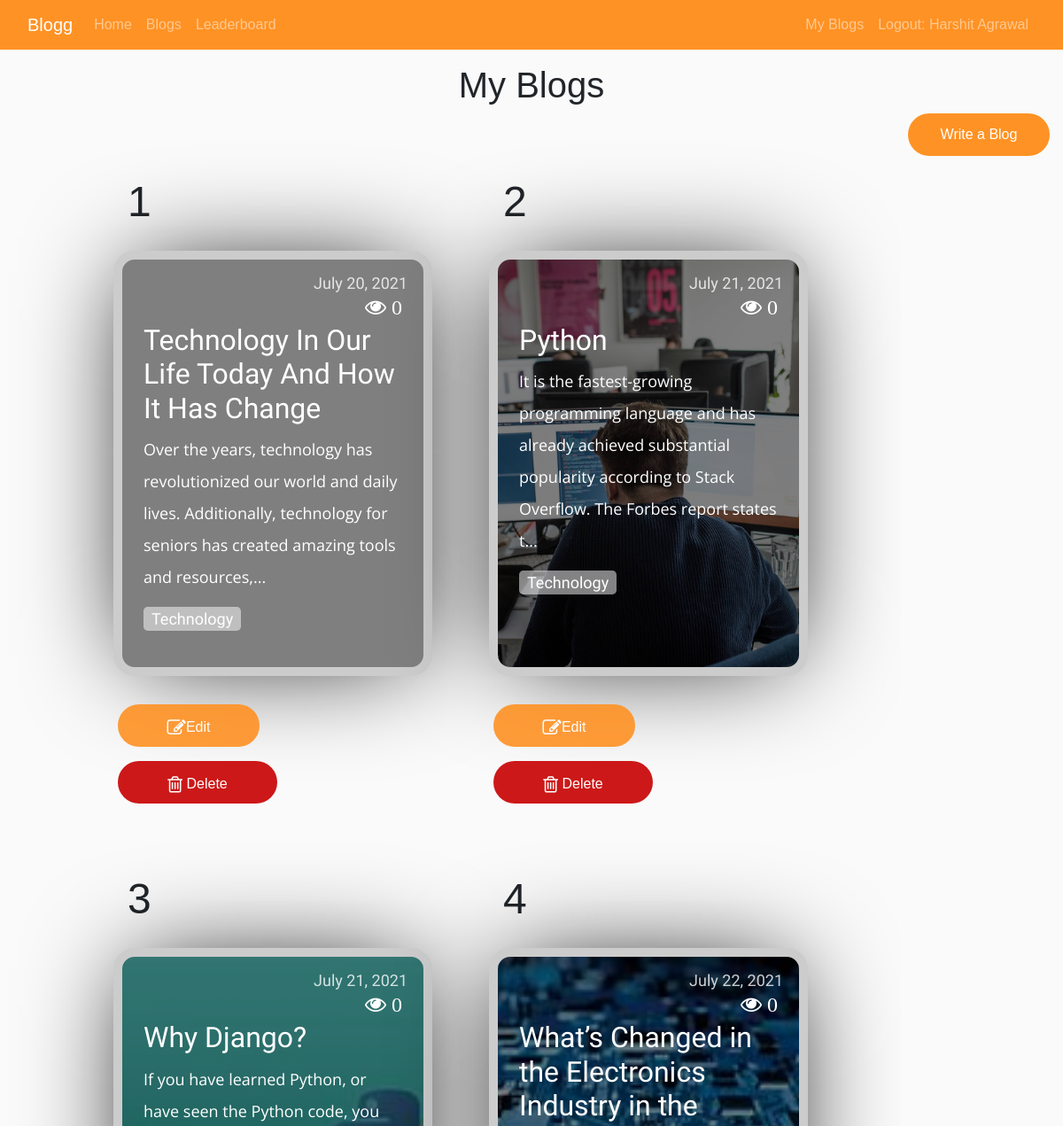
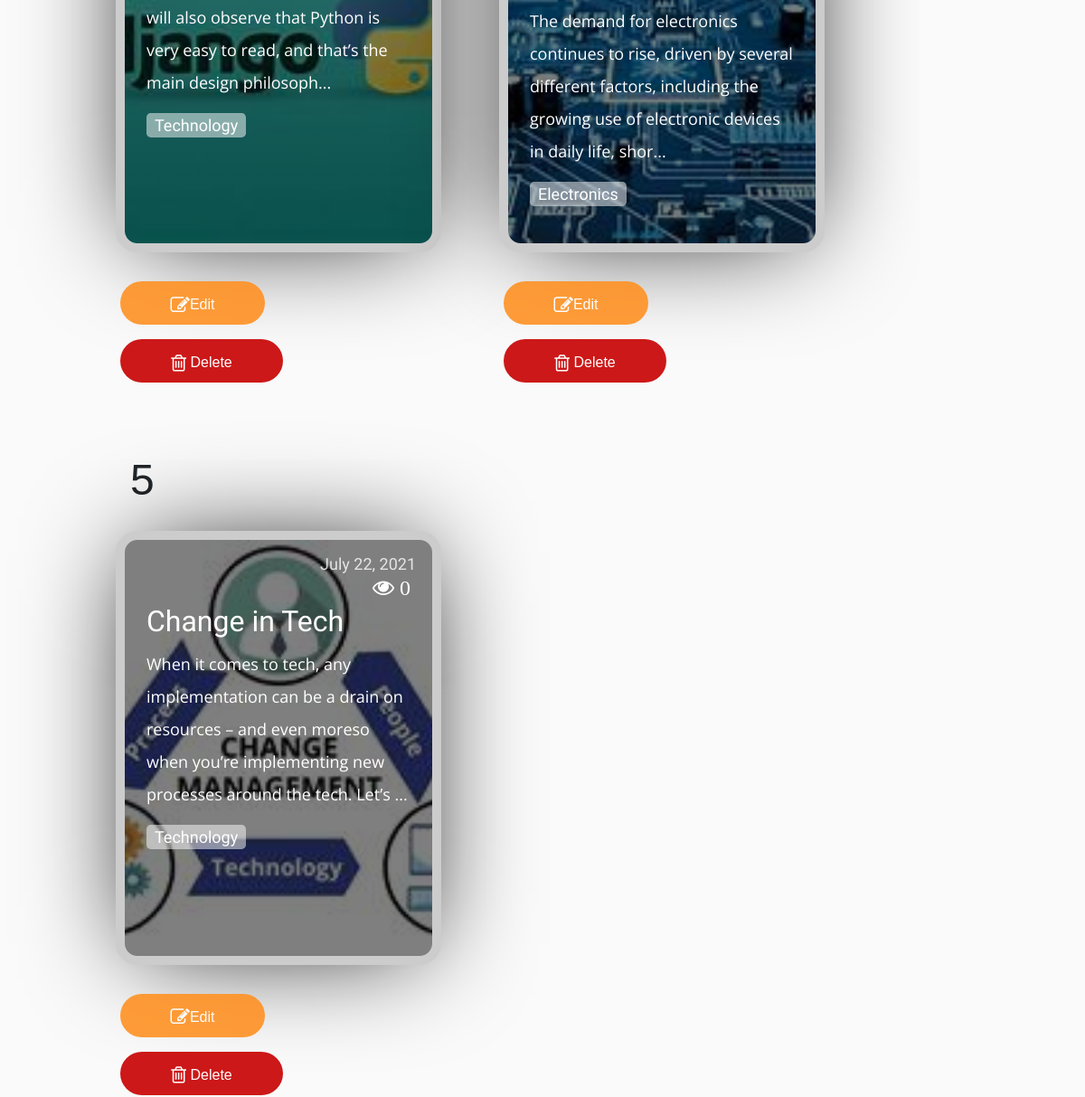
Page /blog/myblogs/ (signed in, upper part) on the earlier database version (2 pictures, top to bottom).
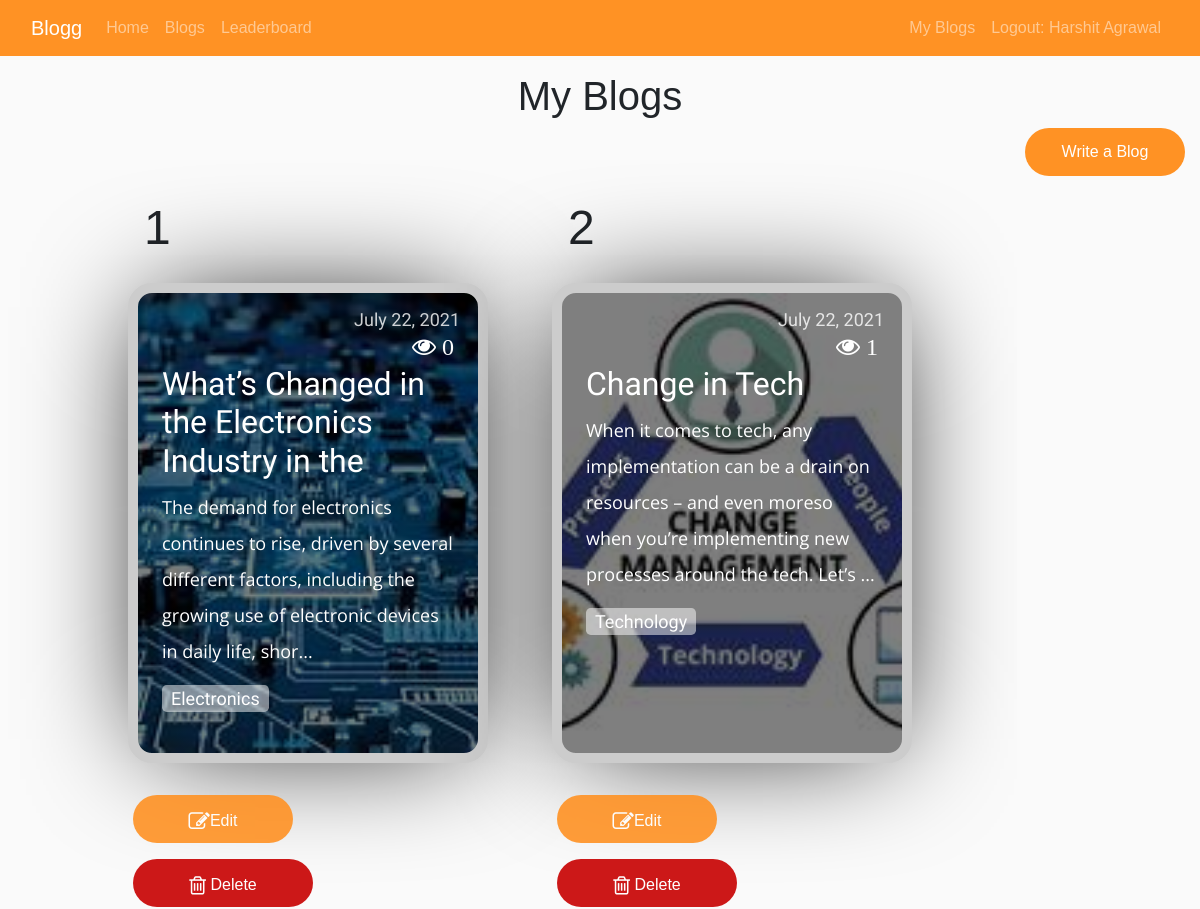
Same page on the later database version.
### blog/models.py (models this page shows)
class User(AbstractUser):
    pass

class Blog(models.Model):
    blog_id = models.AutoField(primary_key = True)
    user = models.CharField(max_length = 50)
    user_name = models.CharField(max_length = 50, default = "")
    category = models.CharField(max_length = 50)
    title = models.CharField(max_length = 100)
    content = models.CharField(max_length = 10000)
    pub_date = models.DateField(auto_now_add=True)
    image = models.FileField(upload_to='blog/images', default="")
    views = models.ManyToManyField(User,related_name = "post_views", default = 0)
    def total_views(self):
        return self.views.count()

### blog/views.py (the view)
# urls.py: path("myblogs/",views.myblogs, name = "myblogs"),
@login_required
def myblogs(request):
    check = False
    my_blogs = Blog.objects.filter(user = request.user.username)
    if len(my_blogs) == 0:
        check = True
    return render(request, 'blog/myblogs.html',{
        "my_blogs" : my_blogs,
        "check" : check
        })

### blog/templates/blog/myblogs.html (shortened to what this page needs)
{% extends 'blog/basic.html' %}
{% load static%}
{% block css %}
<link rel="stylesheet" type="text/css" href="{% static 'blog/index.css'%}">
<link rel="stylesheet" type="text/css" href="{% static 'blog/myblogs.css' %}">
{% endblock %}
{% block body %}
<div class="all_blogs container-fluid my-3">
<h1 style="text-align: center;">My Blogs</h1>
{% if my_blog == None %}
 <div style="float: right;"><a href="{% url 'write' %}"><button class="write"><span>Write a Blog</span></button></a> </div>
 {% else %}
<div style="float: right;"><a href="{% url 'write' %}"><button class="write"><span>Write another Blog</span></button></a> </div>
{% endif %}
<section class="cards-wrapper">
{% for blog in my_blogs %}
  <div class="card-grid-space">
    <div class="num">{{forloop.counter}}</div>
                                <a class="card" href="{% url 'read' blog.blog_id %}" style="--bg-img: url(/media/{{blog.image}})">
                                    <div class = "views" style="margin-top: 4%;"><i class="fa fa-eye" aria-hidden="true">  {{blog.total_views}}</i></div>
                    <div>
                        <h2>{{blog.title|slice:"0:50"}}</h2>
                        <p>{{blog.content|slice:"0:150"}}...</p>
                        <div class="date">{{blog.pub_date}} <br></div>
                        <div class="tags">
                            <div class="tag">{{blog.category}}</div>
                        </div>
                    </div>
                </a>
<br>
<a href="{% url 'edit_blog' blog.blog_id %}">
<button class = "delete" style="background-color: #FF9224;border-radius: 30px;color: white; width: 10em;"><i class="fa fa-pencil-square-o fa-lg" aria-hidden="true"></i>Edit</button>
</a>
<form action="{% url 'delete_blog' blog.blog_id %}" method="post">
<button type = "submit" class = "delete" ><i class="fa fa-trash-o fa-lg" aria-hidden="true"></i>
Delete</button>
</form>
</div>
{% endfor %}
</section>
</div>
{% endblock %}

### blog/templates/blog/basic.html (shortened to what this page needs)
{% load static %}
<!doctype html>
<html lang="en" style=" height: 100%">
<head>
    <link rel="stylesheet" href="https://cdnjs.cloudflare.com/ajax/libs/font-awesome/4.7.0/css/font-awesome.min.css">
    <link rel="stylesheet" href="https://stackpath.bootstrapcdn.com/bootstrap/4.2.1/css/bootstrap.min.css">
    {% block css %} {% endblock %}
</head>
<body style="min-height: 100%; display: grid;">
    <header>
        <nav class="navbar navbar-expand-lg navbar-dark " style="background-color: #FF9224;">
            <div class="container-fluid">
                <a class="navbar-brand" href="{% url 'index' %}">Blogg</a>
                <div class="collapse navbar-collapse w-100 order-1 order-md-0 dual-collapse-2" id="navbarNav">
                    <ul class="navbar-nav mr-auto">
                        <li class="nav-item">
                            <a class="nav-link" aria-current="page" href="/blog">Home</a>
                        </li>
                        <li class="nav-item">
                            <a class="nav-link" href="{% url 'blogs'%}">Blogs</a>
                        </li>
                                               <li class="nav-item">
                            <a class="nav-link" href="{% url 'leaderboard'%}">Leaderboard</a>
                        </li>
                                           </ul>
                </div>
                <div class="collapse navbar-collapse w-100 order-2 dual-collapse-2" id="navbarNav">
                    <ul class="navbar-nav ml-auto">
                        {% if user.is_authenticated %}
                                                 <li class="nav-item">
                            <a class="nav-link" href="{% url 'myblogs'%}">My Blogs</a>
                        </li>
 <li class="nav-item">
                            <a class="nav-link" href="/blog/logout">Logout: {{request.user.first_name}}</a></li>
                        {% endif %}
                    </ul>
                </div>
            </div>
        </nav>
    </header>
    <main>
        {% block body %} {% endblock %}
    </main>
</body>
</html>

### blog/static/blog/index.css (style rules this page uses)
button { background-color: #FF9224; color: #FFFFFF; border-radius: 30px; border: none; width: 10em; height: 3em; text-align: center; cursor: pointer; outline: none; }

### blog/static/blog/myblogs.css (style rules this page uses)
:root { --color: #3c3163; --transition-time: 0.5s; }
* { box-sizing: border-box; }
body { margin: 0; min-height: 100vh; font-family: 'Open Sans'; background: #fafafa; }
.all_blogs a { color: inherit; }
.all_blogs .cards-wrapper { display: grid; justify-content: center; align-items: center; grid-template-columns: 1fr 1fr 1fr; grid-gap: 4rem; padding: 4rem; margin: 0 auto; width: max-content; }
.all_blogs .card { font-family: 'Heebo'; --bg-filter-opacity: 0.5; background-image: linear-gradient(rgba(0,0,0,var(--bg-filter-opacity)),rgba(0,0,0,var(--bg-filter-opacity))), var(--bg-img); height: 20em; width: 15em; font-size: 1.5em; color: white; border-radius: 1em; padding: 1em; display: flex; align-items: flex-end; background-size: cover; background-position: center; box-shadow: 0 0 5em -1em black; transition: all, var(--transition-time); position: relative; overflow: hidden; border: 10px solid #ccc; text-decoration: none; }
.all_blogs .card p { font-size: 0.75em; font-family: 'Open Sans'; margin-top: 0.5em; line-height: 2em; }
.all_blogs .card .tags { display: flex; }
.all_blogs .card .tags .tag { font-size: 0.75em; background: rgba(255,255,255,0.5); border-radius: 0.3rem; padding: 0 0.5em; margin-right: 0.5em; line-height: 1.5em; transition: all, var(--transition-time); }
.all_blogs .card .date { position: absolute; top: 0; right: 0; font-size: 0.75em; padding: 1em; line-height: 1em; opacity: .8; }
.all_blogs .card:before, .card:after { content: ''; transform: scale(0); transform-origin: top left; border-radius: 50%; position: absolute; left: -50%; top: -50%; z-index: -5; transition: all, var(--transition-time); transition-timing-function: ease-in-out; }
.all_blogs .card:before { background: #ddd; width: 250%; height: 250%; }
.all_blogs .card:after { background: white; width: 200%; height: 200%; }
.all_blogs .card-grid-space .num { font-size: 3em; margin-bottom: 1.2rem; margin-left: 1rem; }
body { font-family: Arial, Helvetica, sans-serif; }
.delete { background-color: #C80000; color: white; padding: 14px 20px; margin: 8px 5px; border: none; cursor: pointer; width: 50%; opacity: 0.9; }
@media screen and (max-width: 1285px) { .all_blogs .cards-wrapper { grid-template-columns: 1fr 1fr; } }

Differences in the rows shown:
removed Blog: total_views "0", title "Technology In Our Life Today And How It Has Change", content "Over the years, technology has revolutionized our world and daily lives. Additionally, technology for seniors has created amazing tools and resources,", pub_date "July 20, 2021", category "Technology"
removed Blog: image (picture), total_views "0", title "Python", content "It is the fastest-growing programming language and has already achieved substantial popularity according to Stack Overflow. The Forbes report states t", pub_date "July 21, 2021", category "Technology"
removed Blog: image (picture), total_views "0", title "Why Django?", content "If you have learned Python, or have seen the Python code, you will also observe that Python is very easy to read, and that’s the main design philosoph", pub_date "July 21, 2021", category "Technology"
computed for Blog "Change in Tech": total_views "0" → "1"
